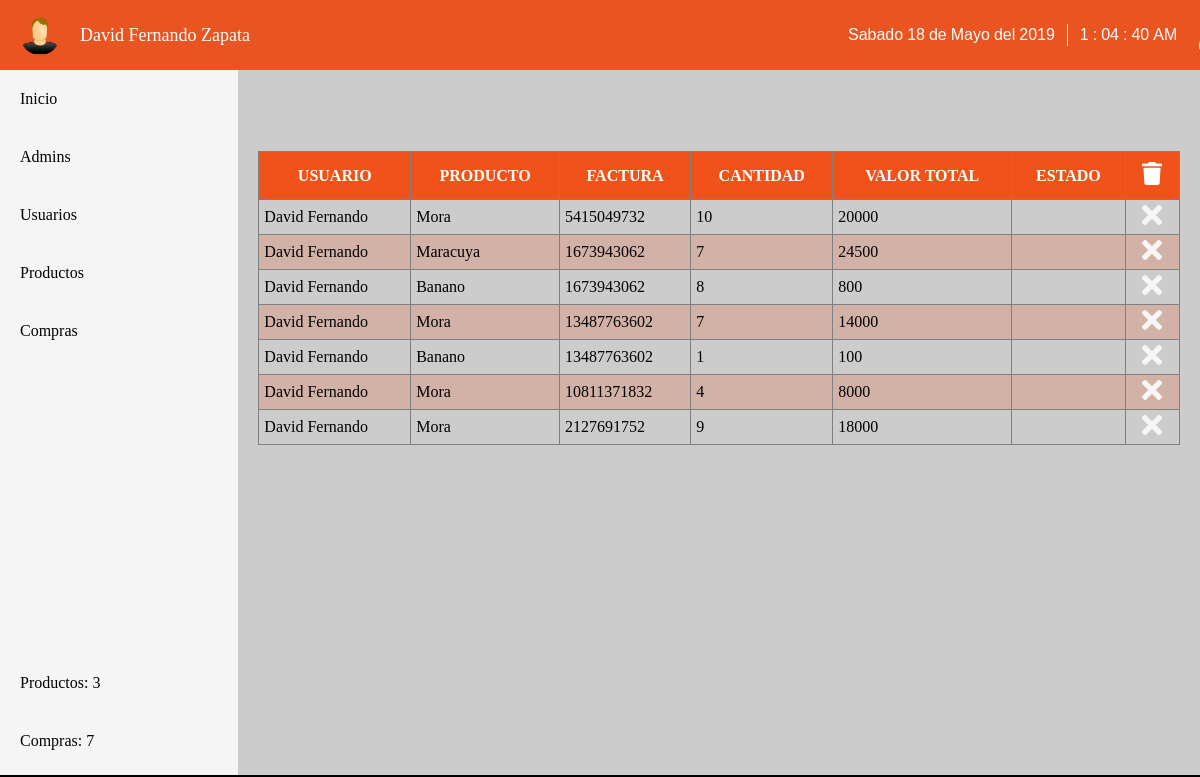
/admin/views/compras.php (signed in), run on the app's committed database.
### tables this page shows
CREATE TABLE `compras` (
  `id` int(11) NOT NULL,
  `usuarios_id` int(11) NOT NULL,
  `productos_id` int(11) NOT NULL,
  `factura` varchar(45) NOT NULL,
  `cantidad` int(11) NOT NULL,
  `valor` float NOT NULL,
  `estado` enum('activo','espera','inactivo') NOT NULL DEFAULT 'espera'
);

CREATE TABLE `usuarios` (
  `id` int(11) NOT NULL,
  `nombre` varchar(45) NOT NULL,
  `apellido` varchar(45) NOT NULL,
  `email` varchar(150) NOT NULL,
  `password` varchar(150) NOT NULL,
  `direccion` varchar(100) NOT NULL,
  `telefono` varchar(20) DEFAULT NULL,
  `estado` enum('activo','inactivo') NOT NULL DEFAULT 'activo'
);

CREATE TABLE `productos` (
  `id` int(11) NOT NULL,
  `admins_id` int(11) NOT NULL,
  `foto` text NOT NULL,
  `nombre` varchar(45) NOT NULL,
  `descripcion` text NOT NULL,
  `cantidad` int(11) NOT NULL,
  `valor` float NOT NULL,
  `estado` enum('activo','inactivo') NOT NULL
);

### admin/views/compras.php (the view, shortened to what this page needs)
<?php
if (isset($_SESSION['ident'])) {
	include('../../controllers/conexion.php');
	$id = $_SESSION['ident'];
	$query= "SELECT * FROM admins WHERE id = '$id';";
	$consulta = mysqli_query($conexion, $query);
	$mostrar = mysqli_fetch_array($consulta);
	$query2= "select c.id as id_compras, c.factura as factura, c.cantidad as cantidad, c.valor as valor, c.estado as estado, p.id as id_productos, p.nombre as nombre_productos, u.id as id_usuarios, u.nombre as nombre_usuarios from compras as c left join usuarios as u on u.id = c.usuarios_id left join productos as p on p.id = c.productos_id;";
	$consulta2 = mysqli_query($conexion, $query2);
	if ($result = $conexion->query("SELECT * FROM productos")) {
		$row_cnt = $result->num_rows;
	}
	if ($result2 = $conexion->query("SELECT * FROM compras")) {
		$row_cnt2 = $result2->num_rows;
	}
	?>
	<!DOCTYPE html>
	<html lang="es">
	<head>
		<link rel="stylesheet" href="../css/index.css">
	</head>
	<body>
		<div class="container">
			<header class="content-header">
				<nav class="main-nav">
					<div class="content-user">
						<img src="<?php echo '../'.$mostrar['foto']; ?>" alt="img" class="content-img">
						<p class="text"> <?php echo $mostrar['nombre']; ?> <?php echo $mostrar['apellido']; ?></p>
					</div>
					<div class="container-menu">
						<div class="todo">
							<div class="caja">
								<div class="fecha">
									<p id="diaSemana" class="diaSemana"></p>
									<p id="dia" class="dia"></p>
									<p>de</p>
									<p id="mes" class="mes"></p>
									<p>del</p>
									<p id="year" class="year"></p>
								</div>
								<div class="reloj">
									<p id="horas" class="horas"></p>
									<p>:</p>
									<p id="minutos" class="minutos"></p>
									<p>:</p>
									<p id="segundos" class="segundos"></p>
									<p id="ampm" class="ampm"></p>
								</div>
							</div>
						</div>
					</div>
				</nav>
			</header>
			<section>
				<aside class="container-aside">
					<ul class="aside-list">
						<li class="aside-item">
							<a href="index.php">Inicio</a>
						</li>
						<li class="aside-item">
							<a href="admin.php">Admins</a>
						</li>
						<li class="aside-item">
							<a href="user.php">Usuarios</a>
						</li>
						<li class="aside-item">
							<a href="productos.php">Productos</a>
						</li>
						<li class="aside-item">
							<a href="#">Compras</a>
						</li>
					</ul>
					<ul class="aside-list ultimo">
						<a href="#">Productos: <?php echo $row_cnt; ?></a>
						<a href="#">Compras:  <?php echo $row_cnt2; ?></a>
					</ul>
				</aside>
				<article  class="container-article">
					<div class="container-info">
						<div class="content-info">
							<table border="1px" id="table_id" class="display">
								<thead>
									<tr>
										<th>Usuario</th>
										<th>Producto</th>
										<th>Factura</th>
										<th>Cantidad</th>
										<th>Valor Total</th>
										<th>Estado</th>
										<th><img src="../img/borrar.svg" alt="Borrar"></th>
									</tr>
								</thead>
								<?php
								while ($mostrar2 =  mysqli_fetch_array($consulta2)) {
									?>
									<tr>
										<td><?php echo $mostrar2['nombre_usuarios']; ?></td>
										<td><?php echo $mostrar2['nombre_productos']; ?></td>
										<td><?php echo $mostrar2['factura']; ?></td>
										<td id="cantidad"><?php echo $mostrar2['cantidad']; ?></td>
										<td id="valor"><?php echo $mostrar2['valor']; ?></td>
										<td><?php echo $mostrar2['estado']; ?></td>
										<td class="center">
											<a href="../../controllers/admins/eliminar.compras.php?id=<?php echo $mostrar2['id_compras']; ?>"><img src="../img/borrando.svg" class="eliminar-formulario" class="eliminar-formulario" alt="Eliminar">
											</a>
										</td>
									</tr>
									<?php
								}
								?>
							</table>
						</div>
				</div>
			</article>
		</section>
	</div>
</body>
</html>
<?php
}
else{
	echo '<script languaje="javascript">
	var mensaje ="Usted no tiene acceso a este contenido, por favor inicie sesión";
	alert(mensaje);
	window.location.href= "../index.php"
	</script>';
}
?>

### admin/css/index.css (style rules this page uses)
body:after { content:"Hecho por compañia S.S "; position: absolute; bottom: 0; right: 0; width: 100vw; background-color: black; color:white; text-align: right; padding: 5px 30px; font-size: 12px; }
* { margin: 0; padding: 0; box-sizing: border-box; }
.container { position: relative; width: 100%; height: 100vh; background-color: #ccc; overflow-y:scroll; }
.content-header { position: relative; top: 0; left: 0; width: 100%; background-color: #e95420; z-index: 100000; padding-right: 20px; }
.content-header .main-nav { width: 100%; display: flex; justify-content: space-between; align-items: center; margin: auto; }
.content-header .main-nav .content-user { display: flex; align-items: center; font-size: 18px; color:white; text-transform: capitalize; padding-left: 20px; cursor:none; }
.content-img { width: 40px; height: 40px; border-radius: 50%; margin-right: 30px; margin-right: 20px; }
.container-menu { position: relative; width: 30%; padding: 20px; display: flex; }
.todo { position: relative; top: 0; left: 0; display: flex; justify-content: center; align-items: center; color:white; }
.caja { width: 100%; display: flex; }
.caja p { font-size: 16px; margin: 2px; }
.fecha { display: flex; align-items: center; font-family: Oswald,arial; }
.reloj { display: flex; font-family: oswald,arial; width: 100%; border-left: 1px solid white; margin: 0 10px; padding:0 10px; }
section { display: flex; }
.container-aside { position: relative; top: 0; left: 0; width: 300px; height: 90vh; background-color: rgba(255,255,255,.8); display: flex; flex-direction: column; justify-content: space-between; padding: 0 0 20px; }
.container-aside .aside-list a { display: block; padding: 20px; text-decoration: none; text-transform: capitalize; transition: all linear .3s; color:black; }
.container-article { position: relative; width: 100vw; height: 90vh; padding: 20px; }
.container-info { position: relative; width: 100%; height: 90%; display: flex; flex-direction: column; justify-content: center; align-items: flex-end; }
.container-info .content-info { position: relative; width: 100%; height: 80%; overflow-y:scroll; }
.container-info .content-info table { width: 100%; border-collapse: collapse; }
.container-info .content-info table th { background-color:hsla(16, 88%, 52%, 1) ; color:white; padding: 10px; cursor:pointer; text-transform: uppercase; }
.container-info .content-info table img { width: 20px; cursor:pointer; }
.container-info .content-info table td, .container-info .content-info table tr { transition: all linear .3s; }
.container-info .content-info table td { padding: 5px; text-transform: capitalize; }
.container-info .content-info table td.center { text-align: center; }
.container-info .content-info table tr:nth-child(2n) { background-color:hsla(16, 83%, 50%, 0.2) ; }

### data on the page
compras: usuarios.nombre "David Fernando", productos.nombre "Mora", factura "5415049732", cantidad "10", valor "20000"
compras: usuarios.nombre "David Fernando", productos.nombre "Maracuya", factura "1673943062", cantidad "7", valor "24500"
compras: usuarios.nombre "David Fernando", productos.nombre "Banano", factura "1673943062", cantidad "8", valor "800"
compras: usuarios.nombre "David Fernando", productos.nombre "Mora", factura "13487763602", cantidad "7", valor "14000"
compras: usuarios.nombre "David Fernando", productos.nombre "Banano", factura "13487763602", cantidad "1", valor "100"
compras: usuarios.nombre "David Fernando", productos.nombre "Mora", factura "10811371832", cantidad "4", valor "8000"
compras: usuarios.nombre "David Fernando", productos.nombre "Mora", factura "2127691752", cantidad "9", valor "18000"

### other printed values
$mostrar['nombre'] "David Fernando"
$mostrar['apellido'] "Zapata"
$row_cnt "3"
$row_cnt2 "7"
